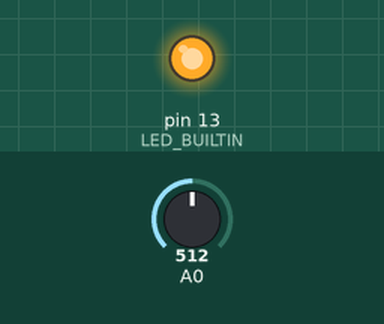
Recording of a sketch running on a simulated Arduino Uno, built with avr-gcc and run on an emulated ATmega328P. Parts: output pins drawn as LEDs (lit = HIGH). The test bench sets the inputs (shaded band); at power-on: A0 = 512. No radio packets arrive unless stated; what the sketch prints to the serial monitor is not drawn.

Above: at 1.5 s.
At 4.1 s:
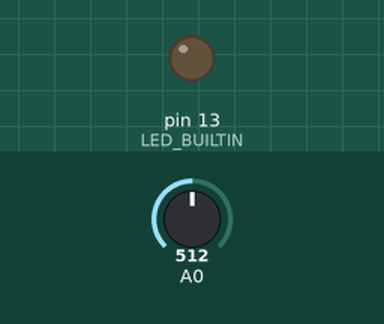
Timing chart, 0 to 7.6 s (numbered marks = the images above):
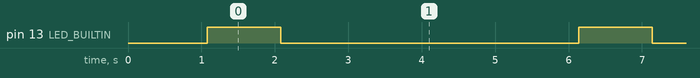

Measured:
- by itself, pin 13 (LED_BUILTIN): alternates HIGH for 1.0 s and LOW for 4.1 s

The sketch:

Sender.ino
```cpp
#include <SPI.h>
#include <LoRa.h>

int counter = 0;
String myUniqueId = "asdfw1";

void setup() {
  Serial.begin(9600);
  while (!Serial);
  Serial.println("LoRa Sender");
  if (!LoRa.begin(868E6)) {
    Serial.println("Starting LoRa failed!");
    while(1);
  }
 delay(1000);
 pinMode(LED_BUILTIN, OUTPUT);
}

void loop() {
  int sensorValue = analogRead(A0);

  Serial.print("Sending packet: ");
  Serial.println(counter);
  // send packet
  LoRa.beginPacket();
  LoRa.print(sensorValue);
  LoRa.print(",");
  LoRa.print(myUniqueId);
  LoRa.endPacket();
  counter++;
  digitalWrite(LED_BUILTIN, HIGH);
  delay(1000);
  digitalWrite(LED_BUILTIN, LOW);
  delay(4000);
}
```
